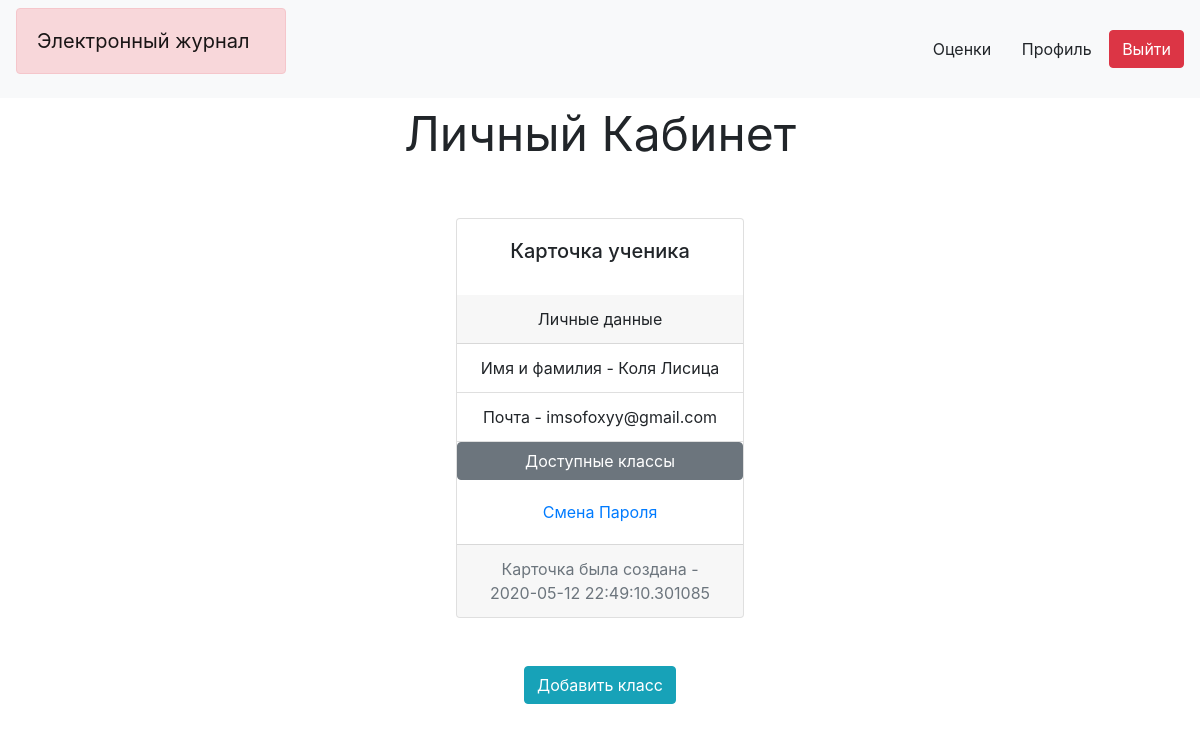
The app's page /profile (signed in) with its own data.
### data/__all_models.py (models this page shows, shortened)
class User(SqlAlchemyBase, UserMixin):
    __tablename__ = 'user'
    id = Column(Integer, primary_key=True, autoincrement=True)
    name = Column(String, nullable=True)
    email = Column(String, index=True, unique=True, nullable=True)
    is_teacher = Column(Boolean, default=False)
    hashed_password = Column(String, nullable=True)
    created_date = Column(DateTime, default=datetime.datetime.now)
    classrooms = orm.relationship('Classroom', secondary='link', lazy='subquery')
    group_of_marks = orm.relation('GroupOfMarks', back_populates='user')

### slider.py (the view)
@app.route('/profile')
def profile():
    a = []
    for clas in current_user.classrooms:
        a.append(clas.code + ' - ' + clas.name)
    return render_template('profile.html', title="Профиль", a=a)

### data/db_session.py (called while the page is built)
def create_session() -> Session:
    global __factory
    return __factory()

### slider.py (called while the page is built)
@login_manager.user_loader
def load_user(user_id):
    session = db_session.create_session()
    return session.query(User).get(user_id)

### templates/profile.html
{% extends "base.html" %}
{% block content %}
<div align="center"> <font size=7>Личный Кабинет </font></div><br><br>
<div align="center">
<div align="center", class="card" style="width: 18rem;">
  <div class="card-body">
     <h5 class="card-title">Карточка {{"учителя" if current_user.is_teacher else "ученика"}}</h5>
  </div>
    <div class="card-header">
    Личные данные
  </div>
    <ul class="list-group list-group-flush">
    <li class="list-group-item">Имя и фамилия - {{current_user.name}}</li>
    <li class="list-group-item">Почта - {{current_user.email}}</li>
   </ul>
    <button type="button" class="btn btn-secondary" data-container="body" data-toggle="popover" data-placement="right" data-content="{{', '.join(a)}}" >
  Доступные классы
    </button>
    <div class="card-body", align="center">
    <a href="{{ url_for('change_password') }}" class="card-link"> Смена Пароля</a>
</div>
    <div class="card-footer text-muted">
    Карточка была создана - {{current_user.created_date}}
  </div>
</div></div>
<br>
<br>
<div align="center">
    <a type="button" class="btn btn-info" href="http://127.0.0.1:8080/create_classroom">Добавить класс</a>
</div>
{% endblock %}

### records on screen
User: is_teacher "ученика", name "Коля Лисица", email "imsofoxyy@gmail.com", created_date "2020-05-12 22:49:10.301085"
